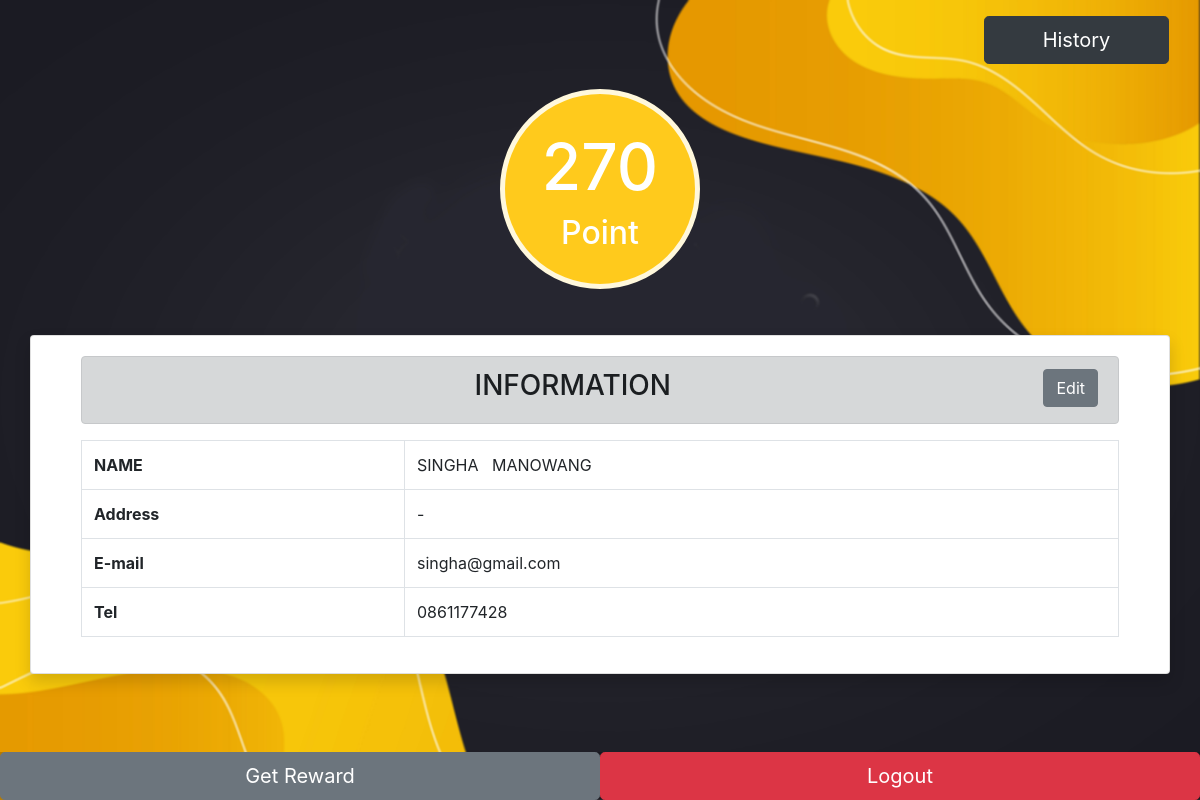
Page /profile.php (signed in) on the earlier database version.
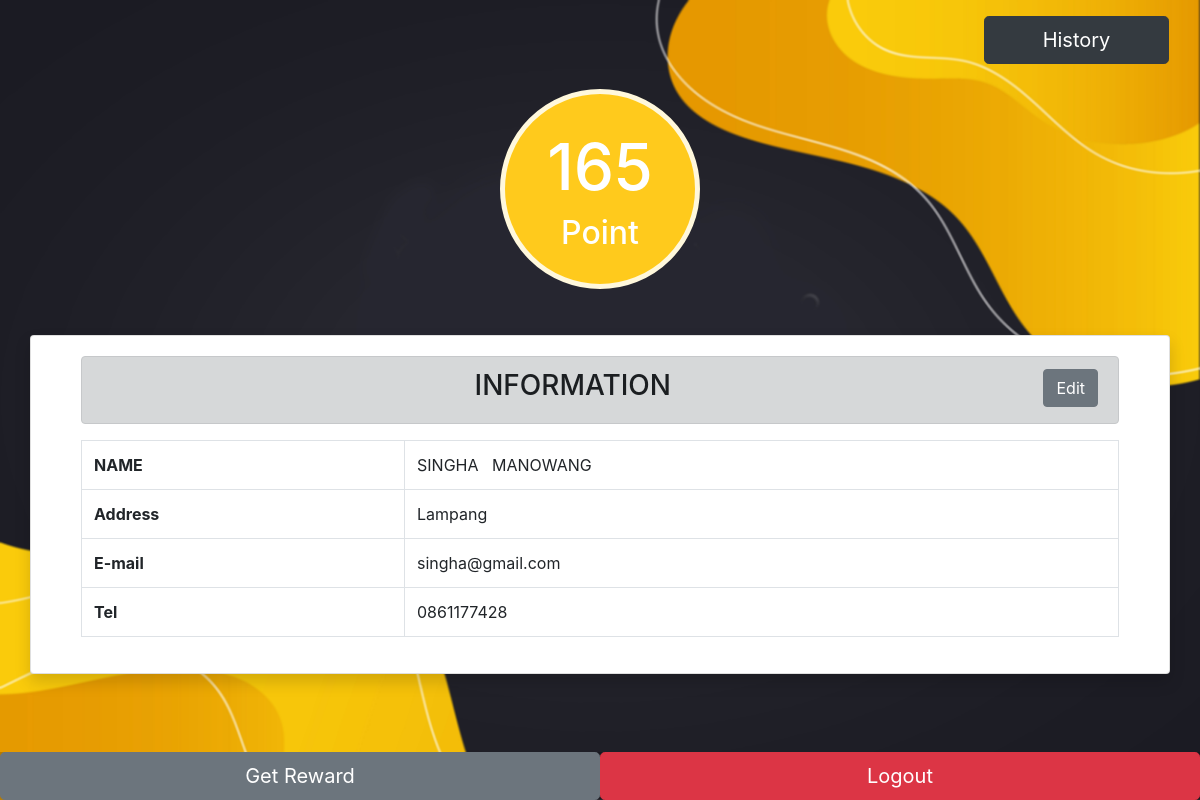
Same page on the later database version.
### tables this page shows
CREATE TABLE `user` (
  `id_user` int(5) NOT NULL COMMENT 'primary key',
  `phone_user` varchar(10) NOT NULL,
  `password_user` varchar(20) NOT NULL,
  `firstname_user` varchar(255) NOT NULL,
  `lastname_user` varchar(255) NOT NULL,
  `address_user` varchar(255) NOT NULL,
  `email_user` varchar(255) NOT NULL,
  `total_point_user` int(5) NOT NULL,
  `id_permission_user` int(1) NOT NULL COMMENT 'foreign key'
);

### profile.php (called while the page is built, shortened)
<?php
include './User/component/header.php';
include './User/views/profileUser_modal.php';
include './User/component/footage.php';

### User/models/profileUser.php (called while the page is built)
<?php
require './Mysql/Connect.php';
$id = $_SESSION['id_user'];
$sql = "SELECT * from user where id_user = '$id' ";
$result = mysqli_query($dbcon, $sql);
$detail_user = mysqli_fetch_assoc($result);

### User/views/profileUser_modal.php (the view, shortened to what this page needs)
<?php
require './User/models/profileUser.php';
?>
<div class="container mt-3 float-right">
    <button class="btn btn-dark btn-lg float-right mr-3 col-2 " data-toggle="modal" data-target="#modal-history-ex-reward">History</button>
</div>
<div class="container d-flex justify-content-center">
    <div class="circle-bg">
        <div class="h1" style="font-size: 4rem;">
            <?php echo $detail_user['total_point_user'] ?>
        </div>
        <h2 style="font-size: 2rem;">Point</h2>
    </div>
</div>
<div class="container card mt-3 shadow">
    <div class="card-body">
        <div class="col-12">
            <div class="alert alert-dark text-center text-uppercase mb-3">
                <h3>Information <button class="btn btn-secondary  btn-clipboard float-right " data-toggle="modal" data-target="#modal-user-edit-profile">Edit</button></h3>
            </div>
            <table class="table table-bordered ">
                <tbody>
                    <tr class="text-uppercase">
                        <th scope="col">Name</th>
                        <td><?php echo ($detail_user['firstname_user']) . '&nbsp;&nbsp;&nbsp;' . ($detail_user['lastname_user']); ?></td>
                    </tr>
                    <tr>
                        <th scope="col">Address</th>
                        <td><?php echo $detail_user['address_user']; ?></td>
                    </tr>
                    <tr>
                        <th>E-mail</th>
                        <td><?php echo $detail_user['email_user']; ?></td>
                    </tr>
                    <tr>
                        <th>Tel</th>
                        <td><?php echo $detail_user['phone_user']; ?></td>
                    </tr>
                </tbody>
            </table>
        </div>
    </div>
</div>
<footer class="page-footer">
    <div>
        <div class="text-center d-flex " style="background-color: rgba(0, 0, 0, 0.2);">
            <a href="reward.php" type="button" class="btn btn-secondary col-6 btn-lg">Get Reward</a>
            <a href="./User/models/logout.php" type="button" class="btn btn-danger col-6 btn-lg">Logout</a>
        </div>
    </div>
</footer>

Differences in the rows shown:
changed user "SINGHA": total_point_user "270" → "165"; address_user "-" → "Lampang"
